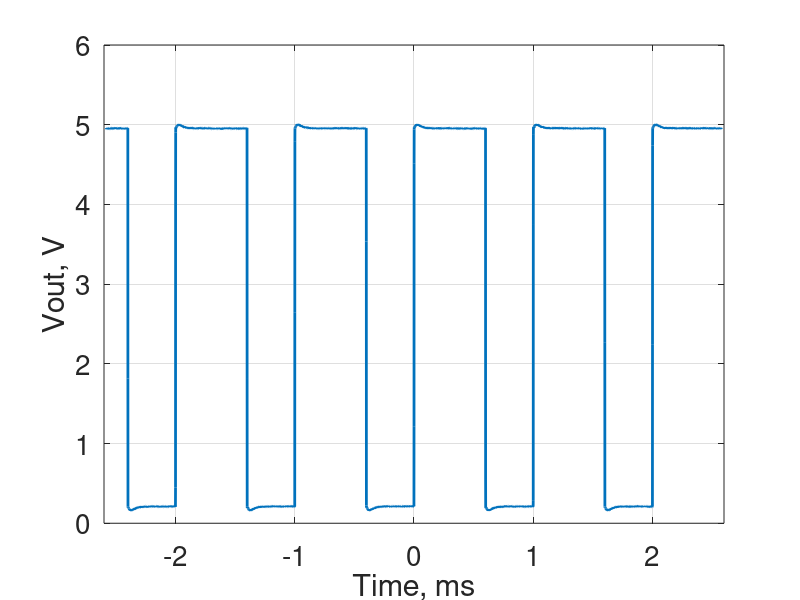

The MATLAB source for this figure:
%% ECE 342 Lab Task 3 Part 1
close all;

input = csvread('nmos-exper-vtc-INPUT-test.csv');
output = csvread('nmos-exper-vtc-OUTPUT-test.csv');

inputVoltage = input(:,2);
outputVoltage = output(:,2);

plot(inputVoltage, outputVoltage, 'Linewidth', 2);
grid on;
set(gca, 'fontsize', 20);
% title('Experimental NMOS Inverter VTC');
xlabel('Vin, V');
ylabel('Vout, V');


%% Transient response

output = csvread('nmos-exper-transient.csv');

time = output(:,1);
outputVoltage = output(:,2);

plot(time * 10e2, outputVoltage, 'Linewidth', 2);
xlim([-2.6 2.6]);
grid on;
set(gca, 'fontsize', 20);
% title('Experimental NMOS Inverter Transient Response');
ylabel('Vout, V');
xlabel('Time, ms');